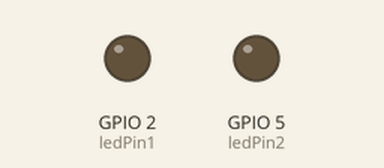
Recording of a sketch running on a simulated ESP32. Parts: output pins drawn as LEDs (lit = HIGH). What the sketch prints to the serial monitor is not drawn.

Above: at 0.05 s.
At 1.3 s:
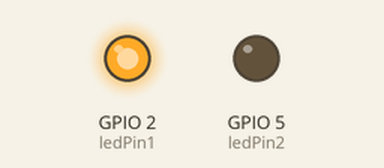
At 2.55 s:
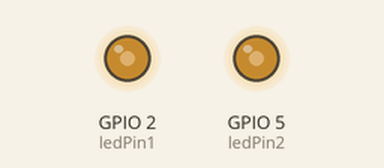
Timing chart, 0 to 5.9 s (numbered marks = the images above):
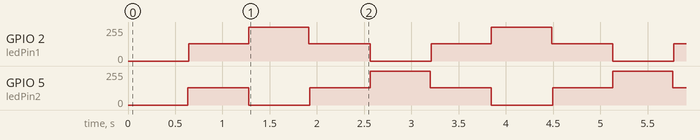

The sketch:

lab03.ino
```cpp
// 定义两个LED引脚
const int ledPin1 = 2;
const int ledPin2 = 5;

// 设置PWM属性
const int freq = 5000;          // 频率 5000Hz
const int resolution = 8;       // 分辨率 8位 (0-255)

void setup() {
  Serial.begin(115200);
  ledcAttach(ledPin1, freq, resolution);
  ledcAttach(ledPin2, freq, resolution);
}

void loop() {
  // LED1变亮时LED2变暗
  for(int dutyCycle = 0; dutyCycle <= 255; dutyCycle++){
    ledcWrite(ledPin1, dutyCycle);          // LED1变亮
    ledcWrite(ledPin2, 255 - dutyCycle);    // LED2变暗
    delay(5);
  }

  // LED1变暗时LED2变亮
  for(int dutyCycle = 255; dutyCycle >= 0; dutyCycle--){
    ledcWrite(ledPin1, dutyCycle);          // LED1变暗
    ledcWrite(ledPin2, 255 - dutyCycle);    // LED2变亮
    delay(5);
  }

  Serial.println("Breathing cycle completed");
}
```

Measured:
- by itself, GPIO 2 (ledPin1): repeats every 2.6 s: 255/255 0.64 s, 128/255 0.65 s, 0/255 0.65 s, 128/255 0.64 s
- by itself, GPIO 5 (ledPin2): repeats every 2.6 s: 0/255 0.65 s, 128/255 0.64 s, 255/255 0.64 s, 128/255 0.65 s
